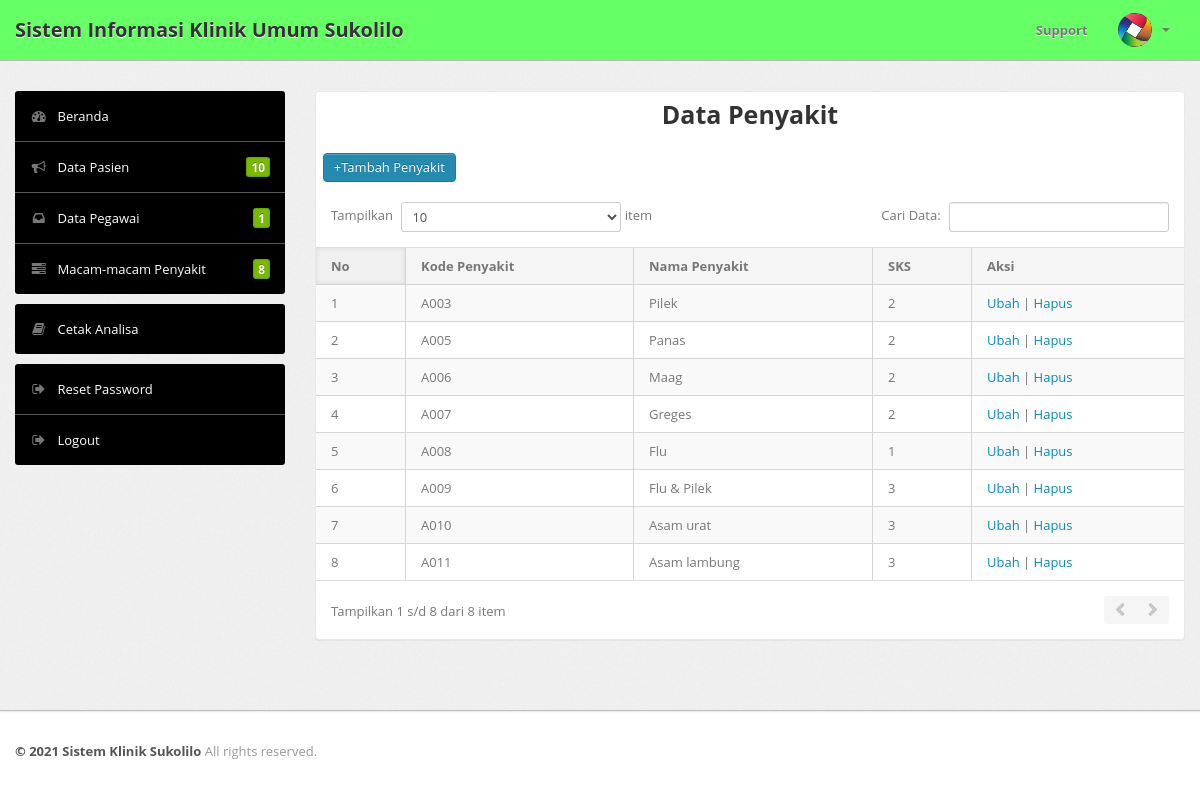
The page /datamk.php (signed in) on the database its author committed.
### tables this page shows
CREATE TABLE IF NOT EXISTS `mk` (
  `kodemk` varchar(4) NOT NULL,
  `namamk` varchar(30) NOT NULL,
  `sks` int(1) NOT NULL
);

### datamk.php (the view, shortened to what this page needs)
<?php
if(isset($_SESSION['username']) && isset($_SESSION['level'])){
	include "header.php";
	include "menu.php";
	?>
	<div class="span9">
		<div class="content">
			<div class="module">
				<div class="module-head">
					<h3>Data Penyakit</h3>
				</div>
				<div class="module-body table">
					&nbsp;&nbsp;<a class="btn btn-primary" href="tambahmk.php">+Tambah Penyakit</a>
					<br><br>
					<table cellpadding="0" cellspacing="0" border="0" class="datatable-1 table table-bordered table-striped	 display" width="100%">
						<thead>
							<tr>
								<th>No</th>
								<th>Kode Penyakit</th>
								<th>Nama Penyakit</th>
								<th>SKS</th>
								<th>Aksi</th>
							</tr>
						</thead>
						<tbody>
							<?php
							$a="select * from mk";
							$b=mysqli_query($koneksi,$a);
							$no=1;
							while($c=mysqli_fetch_array($b)){
								?>
								<tr class="odd gradeX">
									<td><?php echo $no;?></td>
									<td><?php echo $c['kodemk'];?></td>
									<td><?php echo $c['namamk'];?></td>
									<td class="center"><?php echo $c['sks'];?></td>
									<td class="center">
										<a href="ubahmk.php?kodemk=<?php echo $c['kodemk'];?>">Ubah</a> |
										<a href="javascript:if(confirm('Anda yakin menghapus ini?'))
										{document.location='hapusmk.php?kodemk=<?php echo $c['kodemk'];?>';}">Hapus</a>
									</td>
								</tr>
								<?php $no++; } ?>
							</tbody>
						</table>
					</div>
				</div>
				<br />
			</div>
		</div>
	</div>
</div>
</div>
<?php
include "footer.php";
}else{
	echo "<script language='javascript'>
	alert('login dulu dong!');
	document.location='index.php';
</script>";
}
?>

### rows shown on the page
mk: kodemk "A003", namamk "Pilek", sks "2"
mk: kodemk "A005", namamk "Panas", sks "2"
mk: kodemk "A006", namamk "Maag", sks "2"
mk: kodemk "A007", namamk "Greges", sks "2"
mk: kodemk "A008", namamk "Flu", sks "1"
mk: kodemk "A009", namamk "Flu & Pilek", sks "3"
mk: kodemk "A010", namamk "Asam urat", sks "3"
mk: kodemk "A011", namamk "Asam lambung", sks "3"

### other values the page prints
$n "10"
$m "8"
